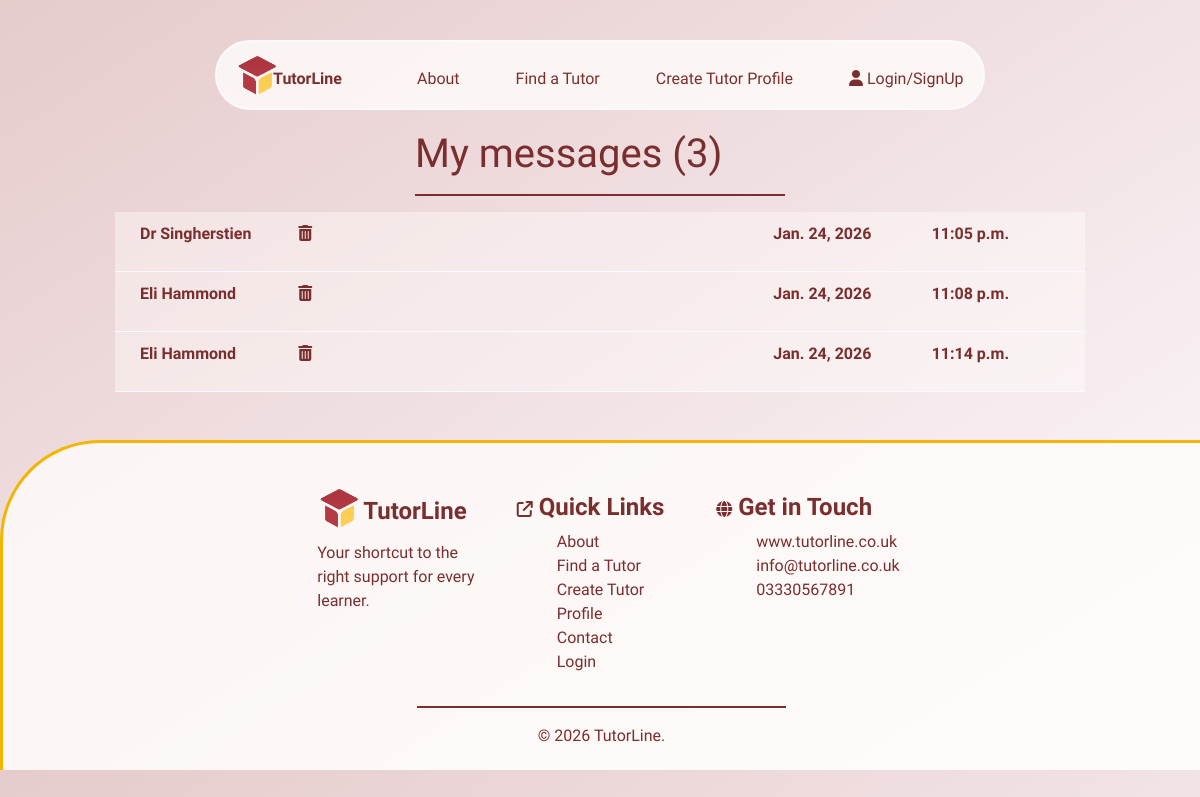
The page /messaging/ on the database its author committed.
### messaging/models.py (models this page shows, shortened)
class Message(models.Model):
    send_to = models.CharField(max_length=254)
    name = models.CharField(max_length=254)
    Phone = models.CharField(max_length=254)
    email = models.EmailField()
    message = models.TextField()
    day_sent = models.DateField(auto_now=True)
    time_sent = models.TimeField(auto_now=True)
    read = models.BooleanField(default=False)

### messaging/views.py (the view)
# urls.py: path('', views.messaging, name='messaging'),
def messaging(request):
    message = Message.objects.all()
    current_user = request.user.username
    my_messages = Message.objects.filter(send_to=current_user)
    message_count = len(my_messages)
    print("user is",  request.user.username)
    context = {
        'message': message,
        'message_count': message_count,
    }
    return render(request, 'messaging/messaging.html', context)

### messaging/contexts.py (called while the page is built)
def messaging(request):
    message = Message.objects.all()
    current_user = request.user.username
    my_messages = Message.objects.filter(send_to=current_user)
    message_count = len(my_messages)
    context = {
        'message': message,
        'message_count': message_count,
    }
    return context

### messaging/templates/messaging/messaging.html (shortened to what this page needs)
{% extends "base.html" %}
{% load static %}
{% block extracss%}
    <link rel="stylesheet" href="{% static 'css/messaging.css' %}">
{% endblock %}
{% block content %}
<div class="container-fluid">
    <div class="row">
        <div class="col-4"></div>
        <div class="col-4">
            <h1>My messages ({{ message_count }})</h1>
            <hr>
        </div>
        <div class="col-4"></div>
    </div>
</div>
<section>
    <div class="container-fluid">
        <div class="row">
            <div class="col-1"></div>
            <div class="col-10">
                {% for m in message %}
                {% if m.send_to == user.username %}
                <div class="row message-row" id="open-message-{{ m.id }}">
                    <div class="col-2">{{ m.name }}</div>
                    <div class="col-1"><a href="{% url 'delete_message' m.id %}"><i class="fa-solid fa-trash-can"></i></a></div>
                    <div class="col-5"></div>
                    <div class="col-2">{{ m.day_sent }}</div>
                    <div class="col-2"> {{ m.time_sent }}</div>
                </div>
                {% endif %}
                {% endfor %}
            </div>
            <div class="col-1"></div>
        </div>
    </div>
</section>
{% endblock %}

### static/css/base.css (style rules this page uses)
:root { --light-clr:#fdfaff; --opaque:rgba(122, 46, 46, 0.8); --comp-opaque:rgba(122, 46, 46, 0); --drk-clr:#7a2e2e; --ylw-clr:#F4B400; --ylw-opaque:rgba(244, 180, 0, 0.6); --light-opaque:rgba(255, 253, 250, 0.8); --light-opaque-1:rgba(255, 253, 250, 0.6); --light-opaque-2:rgba(255, 253, 250, 0.4); --main-font:"Schibsted Grotesk", sans-serif; }
a { text-decoration: none !important; color: inherit !important; outline: none !important; text-underline-offset: 10px; }
hr { border:solid 0.5px var(--drk-clr) !important; }
html body { background-image: linear-gradient(to bottom right, #e6cbcb, var(--light-clr)); }

### static/css/messaging.css (style rules this page uses)
h1 { font-family: var(--main-font); color:var(--drk-clr); margin-top: 20px; }
.message-row { background-color: var(--light-opaque-2); color:var(--drk-clr); font-family: var(--main-font); font-weight: 800; margin: 0; border-bottom: solid 0.5px var(--light-clr); padding:10px; height:60px; overflow: hidden; cursor: pointer; }

### rows shown on the page
Message: name "Dr Singherstien", day_sent "Jan. 24, 2026", time_sent "11:05 p.m."
Message: name "Eli Hammond", day_sent "Jan. 24, 2026", time_sent "11:08 p.m."
Message: name "Eli Hammond", day_sent "Jan. 24, 2026", time_sent "11:14 p.m."

### other values the page prints
{{ message_count }} "3"
